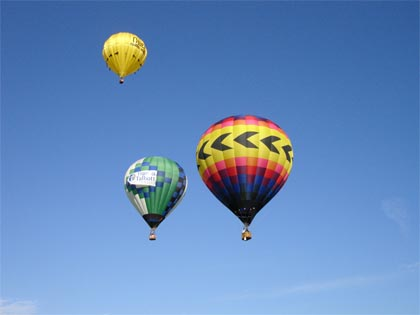
#> input picture digital-image-processing/assets/baloons.jpg, 420 x 315 px
$ jupyter execute lab-3.ipynb   (shell and % lines are left out)
#> lines starting #> are read from the running program, lines starting #| are printed output that depends on the picture
[cell 1]
import matplotlib.pyplot as plt
import numpy as np
import cv2

[cell 2]
plt.rc('xtick', labelsize=4.5)
plt.rc('ytick', labelsize=4.5)
plt.rc('axes', titlesize=6)

[cell 3]
from scipy import ndimage
from PIL import Image

[cell 4]
def plot(data, title):
    plot.i += 1
    plt.subplot(3,3,plot.i)
    plt.imshow(data)
    plt.gray()
    plt.title(title)

[cell 5]
plot.i = 0
im1 = Image.open('./assets/baloons.jpg')
#> im1 is the input picture: PIL image 420x315 RGB; mean R, G, B 101.2, 138.5, 188.8
im = im1.convert('L')
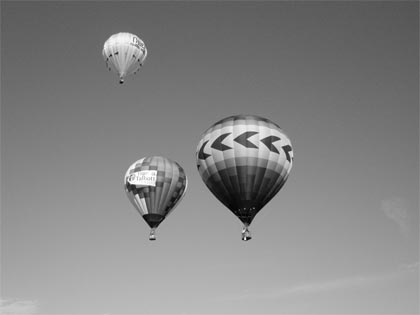
#> im: PIL image 420x315 L; min 0, max 255, mean 133
data = np.array(im, dtype=float)
plot(im, 'Original')

[cell 6]
# kernel = np.array([[1, 2, 1],
#                   [2, 4, 2],
#                   [1, 2, 1]])

# highpass_3x3 = ndimage.convolve(data, kernel)
# plot(highpass_3x3, 'Gauss Low Pass Filter (3x3)')

[cell 7]
# kernel = np.array([[2, 7, 12, 7, 2],

# [7, 31, 52, 31, 7],

# [12, 52, 127, 52, 12],

# [7, 31, 52, 31, 7],

# [2, 7, 12, 7, 2]])

# highpass_3x3 = ndimage.convolve(data, kernel)
# plot(highpass_3x3, 'Gauss Low Pass Filter (5x5)')

[cell 8]
kernel = np.array([[-1, -1, -1],
                  [-1, 8, -1],
                  [-1, -1, -1]])

highpass_3x3 = ndimage.convolve(data, kernel)
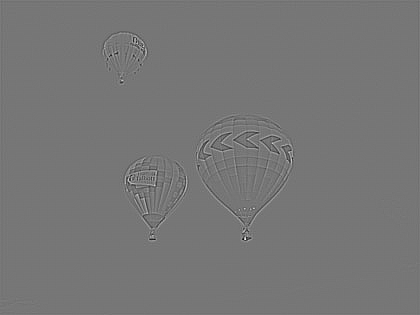
#> highpass_3x3: shape (315, 420) float64; min -757, max 869, mean 0; drawn with min black and max white
plot(highpass_3x3, 'Laplace High Pass Filter (3x3)')

[cell 9]
kernel = np.array([[-1, -3, -4, -3, -1],
                   [-3, 0, 6, 0, -3],
                   [-4, 6, 20, 6, -4],
                   [-3, 0, 6, 0, -3],
                   [-1, -3, -4, -3, -1]])

highpass_3x3 = ndimage.convolve(data, kernel)
plot(highpass_3x3, 'Laplace High Pass Filter (5x5)')

[cell 10]
kernel2 = np.array([[-1, 0, 1],
                    [-1, 0, 1],
                    [-1, 0, 1]])

highpass_5x5 = ndimage.convolve(data, kernel2)
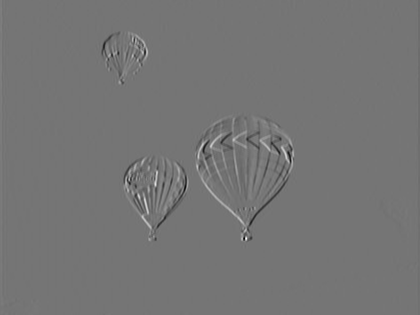
#> highpass_5x5: shape (315, 420) float64; min -527, max 619, mean 0.1; drawn with min black and max white
plot(highpass_5x5, 'Prewitt Gradient Filter (vertical)')

[cell 11]
kernel2 = np.array([[1, 1, 1],
                    [0, 0, 0],
                    [-1, - 1, -1]])

highpass_5x5 = ndimage.convolve(data, kernel2)
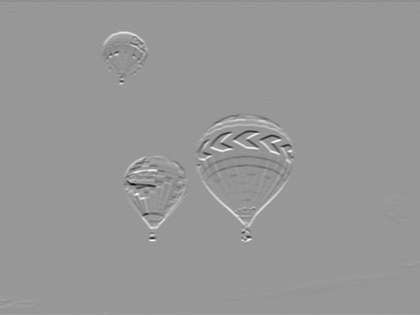
#> highpass_5x5: shape (315, 420) float64; min -623, max 429, mean 1.7; drawn with min black and max white
plot(highpass_5x5, 'Prewitt Gradient Filter (horizontal)')

[cell 12]
kernel2 = np.array([[-1, 0, 1],
                    [-2, 0, 2],
                    [-1, 0, 1]])

highpass_5x5 = ndimage.convolve(data, kernel2)
plot(highpass_5x5, 'Sobel Gradient Filter (vertical)')

[cell 13]
kernel2 = np.array([[1, 2, 1],
                    [0, 0, 0],
                    [-1, -2, -1]])

highpass_5x5 = ndimage.convolve(data, kernel2)
plot(highpass_5x5, 'Sobel Gradient Filter (horizontal)')
